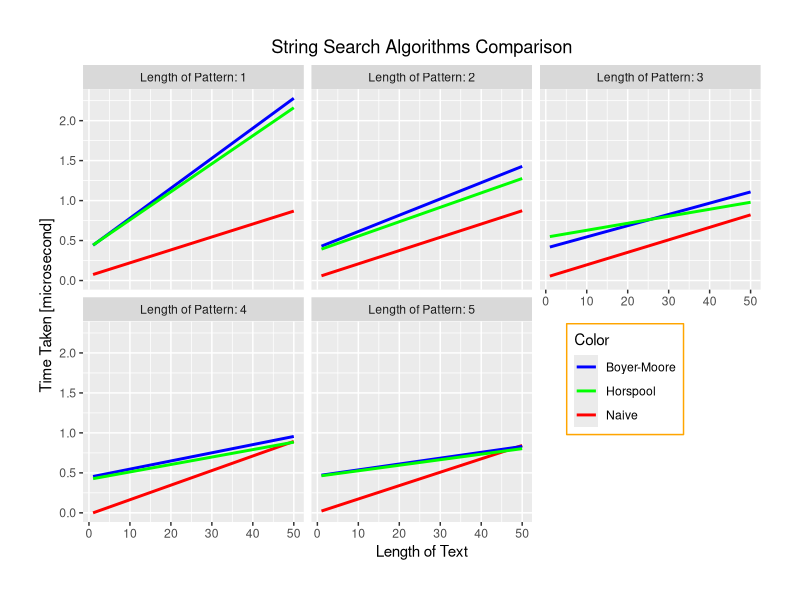

Reproduce this figure in R.
library(ggplot2)

data <- read.csv(file="Report II.txt", header=TRUE)

labels <- c(
    '1'="Length of Pattern: 1",
    '2'="Length of Pattern: 2",
    '3'="Length of Pattern: 3",
    '4'="Length of Pattern: 4",
    '5'="Length of Pattern: 5"
)

ggplot(data, aes(x=length.of.text)) + 
    geom_smooth(aes(y=Naive, color="Naive"), method="lm", se=FALSE) +
    geom_smooth(aes(y=Boyer.Moore, color="Boyer-Moore"), method="lm", se=FALSE) +
    geom_smooth(aes(y=Horspool, color="Horspool"), method="lm", se=FALSE) +
    facet_wrap(~length.of.pattern, labeller=as_labeller(labels)) +
    scale_color_manual(name="Color", values=c("Naive"="red", "Boyer-Moore"="blue","Horspool"="green")) +
    ylab("Time Taken [microsecond]") +
    xlab("Length of Text") +
    ggtitle("String Search Algorithms Comparison") +
    theme(plot.title=element_text(hjust=0.5),
          plot.margin = unit(c(1,1,1,1), "cm"),
          legend.position=c(0.8, 0.33),
          legend.background=element_rect(fill="white", colour="orange"))

dev.copy(png, filename = "Graph II.png")
dev.off()